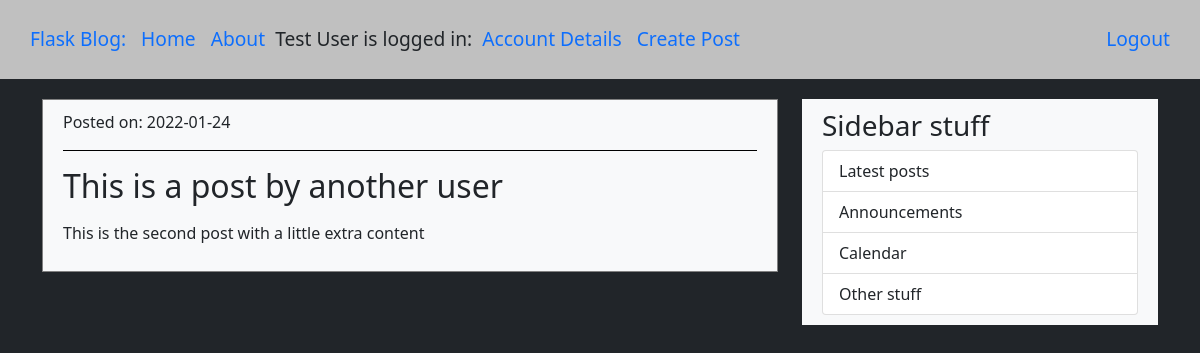
The app's page /post/2 (signed in) with its own data.
### app/models.py (models this page shows, shortened)
class User(db.Model, UserMixin):
    id = db.Column(db.Integer, primary_key=True)
    admin = db.Column(db.Boolean, default=False, nullable=False)
    username = db.Column(db.String(64), index=True, unique=True,  nullable=False)
    email = db.Column(db.String(128), index=True, unique=True, nullable=False)
    password_hash = db.Column(db.String(128), nullable=False)
    profile_image = db.Column(db.String(60), nullable=False, default='default.png')
    posts = db.relationship('Post', backref='author', lazy=True)

class Post(db.Model):
    id = db.Column(db.Integer, primary_key=True)
    user_id = db.Column(db.Integer, db.ForeignKey('user.id'), nullable=False)
    title = db.Column(db.String(128), nullable=False)
    date_posted = db.Column(db.DateTime, nullable=False, default=datetime.utcnow)
    content = db.Column(db.Text, nullable=False)

### app/routes.py (the view)
@app.route("/post/<int:post_id>")
def post(post_id):
    try:
        post = models.Post.query.get_or_404(post_id)
        return render_template('post.html', title=post.title, post=post)
    except exc.SQLAlchemyError as e:
        flash(f'Error with database. SQL error: {e}', category='danger')
        return redirect(url_for('home'))

### app/models.py (called while the page is built)
@login_manager.user_loader
def load_user(user_id):
    return User.query.get(int(user_id))

### app/templates/post.html (shortened to what this page needs)
{% extends "base.html" %}
{% block content %}
    <article class="content blogPost bg-light">
        <p class="postDate">Posted on: {{ post.date_posted.strftime('%Y-%m-%d') }}</p>
        <p class="postTitle"><h2>{{ post.title }}</h2></p>
        <p class="postBody">{{ post.content }}</p>
    </article>
{% endblock %}

### app/templates/base.html (shortened to what this page needs)
<!DOCTYPE html>
<html lang="en">
<head>
    <link href="https://cdn.jsdelivr.net/npm/bootstrap@5.1.3/dist/css/bootstrap.min.css" rel="stylesheet">
    <link rel="stylesheet" type="text/css" href="{{ url_for('static', filename='main.css') }}">
</head>
<body class="bg-dark">
    <header>
        <nav class="mainNav">
            <div>
                <a href="{{ url_for('home') }}">Flask Blog: </a>
                <a href="{{ url_for('home') }}">Home</a>
                <a href="{{ url_for('about') }}">About</a>
                {% if current_user.is_authenticated %}
                    <span>{{ current_user.username }} is logged in: </span>
                    <a href="{{ url_for('account') }}">Account Details</a>
                    <a href="{{ url_for('create_post') }}">Create Post</a>
                {% endif %}
            </div>
            <div>
                {% if current_user.is_authenticated %}
                    <a href="{{ url_for('logout') }}">Logout</a>
                {% else %}
                    <a href="{{ url_for('login') }}">Login</a>
                    <a href="{{ url_for('register') }}">Register</a>
                {% endif %}
            </div>
        </nav>
    </header>
    <main class="container">
        <div class="row">
            <div class="col-md-8">
                {% block content %}
                {% endblock %}
            </div>
            <div class="col-md-4">
                <div class="content bg-light">
                    <h3>Sidebar stuff</h3>
                    <ul class="list-group">
                        <li class="list-group-item">Latest posts</li>
                        <li class="list-group-item">Announcements</li>
                        <li class="list-group-item">Calendar</li>
                        <li class="list-group-item">Other stuff</li>
                    </ul>
                </div>
            </div>
        </div>
    </main>
</body>
</html>

### app/static/main.css (style rules this page uses)
.mainNav { font-size: 1.2rem; display: flex; flex-direction: row; justify-content: space-between; background-color: silver; padding: 25px; }
.mainNav > div > a { font-weight: 500; margin: 5px; text-decoration: none; }
.blogPost { border: 1px solid grey; }
.postTitle { border-bottom: 1px solid black; display: flex; flex-direction: row; justify-content: space-around; align-items: center; }
.content { padding: 10px 20px; margin-top: 20px; margin-bottom: 20px; }

### records on screen
User: username "Test User"
Post: date_posted "2022-01-24", title "This is a post by another user", content "This is the second post with a little extra content"
